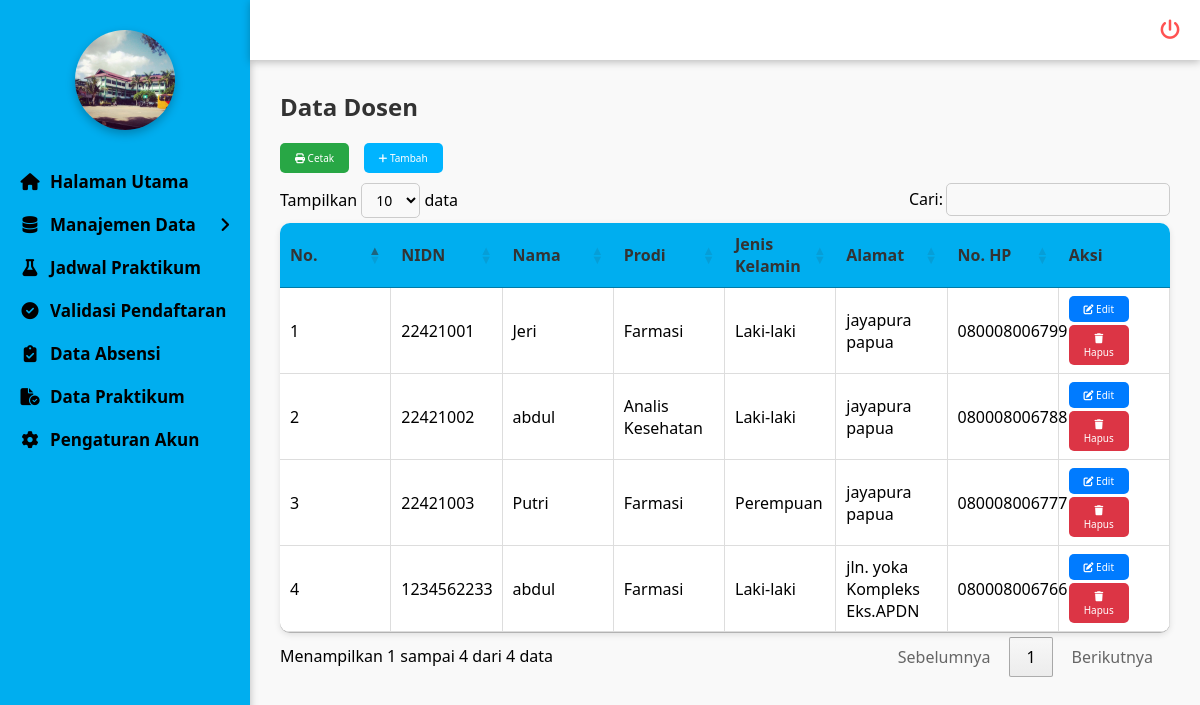
/admin/dosen/dosen.php (signed in), run on the app's committed database.
### tables this page shows
CREATE TABLE `dosen` (
  `id` int NOT NULL,
  `nidn` varchar(20) NOT NULL,
  `nama` varchar(100) NOT NULL,
  `prodi` enum('Farmasi','Analis Kesehatan') NOT NULL,
  `jenis_kelamin` enum('Laki-laki','Perempuan') NOT NULL,
  `alamat` varchar(255) DEFAULT NULL,
  `no_hp` varchar(20) DEFAULT NULL,
  `user_id` int DEFAULT NULL
);

### admin/dosen/dosen.php (the view, shortened to what this page needs)
<?php
include '../../koneksi/sidebar.php';
include '../../koneksi/koneksi.php';
?>
<link rel="stylesheet" href="https://cdn.datatables.net/1.13.6/css/jquery.dataTables.min.css">
<link rel="stylesheet" href="https://cdnjs.cloudflare.com/ajax/libs/font-awesome/6.5.0/css/all.min.css">
<div class="konten-utama">
  <h2>Data Dosen</h2>
  <button class="tombol tombol-cetak"><i class="fa-solid fa-print"></i> Cetak</button>
  <button class="tombol tombol-tambah" onclick="tambahDosen()"><i class="fa-solid fa-plus"></i> Tambah</button>
  <table id="tabel-dosen" class="tabel-dosen">
    <thead>
      <tr>
        <th>No.</th>
        <th>NIDN</th>
        <th>Nama</th>
        <th>Prodi</th>
        <th>Jenis Kelamin</th>
        <th>Alamat</th>
        <th>No. HP</th>
        <th>Aksi</th>
      </tr>
    </thead>
    <tbody>
      <?php
      $no=1;
      $query = mysqli_query($conn,"SELECT * FROM dosen ORDER BY id ASC");
      while($row=mysqli_fetch_assoc($query)) {
      ?>
      <tr>
        <td data-label="No"><?php echo $no++; ?></td>
        <td data-label="Nidn"><?php echo $row['nidn']; ?></td>
        <td data-label="Nama"><?php echo $row['nama']; ?></td>
        <td data-label="Prodi"><?php echo $row['prodi']; ?></td>
        <td data-label="Jenis Kelamin"><?php echo $row['jenis_kelamin']; ?></td>
        <td data-label="Alamat"><?php echo $row['alamat']; ?></td>
        <td data-label="No.Hp"><?php echo $row['no_hp']; ?></td>
        <td data-label="Aksi">
           <button class="tombol tombol-edit" onclick="editDosen(<?php echo $row['id']; ?>)"><i class="fa-solid fa-pen-to-square"></i> Edit</button>
          <button class="tombol tombol-hapus" onclick="hapusDosen(<?php echo $row['id']; ?>)"><i class="fa-solid fa-trash"></i> Hapus</button>
        </td>
      </tr>
      <?php } ?>
    </tbody>
  </table>
</div>

### koneksi/sidebar.php (style rules this page uses)
* { margin: 0; padding: 0; box-sizing: border-box; font-family: 'Segoe UI', Tahoma, Geneva, Verdana, sans-serif; }
body { display: flex; min-height: 100vh; background: #f3f3f3; overflow-x: hidden; }

### admin/dosen/dosen.php (style rules this page uses)
.konten-utama { margin-left:250px; margin-top:60px; padding:30px; min-height:calc(100vh - 60px); background:#f9f9f9; font-family:Arial,sans-serif; }
.konten-utama h2 { margin-bottom:20px; color:#333; }
.tombol { border:none; border-radius:5px; cursor:pointer; color:white; font-size:10px; transition:0.3s; }
.tombol-edit { background:#007bff; width:60px; margin-bottom:3px; padding:6px 10px; }
.tombol-hapus { background:#dc3545; width:60px; padding:6px 10px; }
.tombol-cetak { background:#28a745; margin-right:10px; padding:8px 15px; }
.tombol-tambah { background:#00b4ff; margin-bottom:10px; padding:8px 15px; }
.tabel-dosen { width:100%; border-collapse:collapse; background:white; border-radius:10px; overflow:hidden; box-shadow:0 2px 6px rgba(0,0,0,0.1); table-layout:fixed; }
.tabel-dosen th { background:#00AEEF; color:#333; text-align:left; padding:12px 15px; }
.tabel-dosen td { padding:12px 15px; border-bottom:1px solid #ddd; border-right:1px solid #ddd; }

### data on the page
dosen: nidn "22421001", nama "Jeri", prodi "Farmasi", jenis_kelamin "Laki-laki", alamat "jayapura papua", no_hp "080008006799"
dosen: nidn "22421002", nama "abdul", prodi "Analis Kesehatan", jenis_kelamin "Laki-laki", alamat "jayapura papua", no_hp "080008006788"
dosen: nidn "22421003", nama "Putri", prodi "Farmasi", jenis_kelamin "Perempuan", alamat "jayapura papua", no_hp "080008006777"
dosen: nidn "1234562233", nama "abdul", prodi "Farmasi", jenis_kelamin "Laki-laki", alamat "jln. yoka Kompleks Eks.APDN", no_hp "080008006766"
